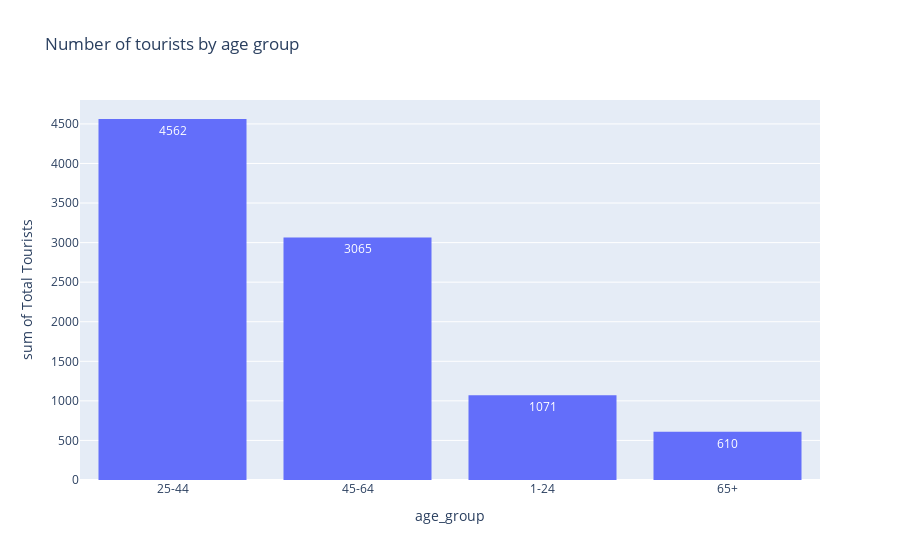

The cell this chart's notebook holds for it:
### Markdown cell above
3. Which age group visits Tanzania the most?

### Code cell
px.histogram(df[['age_group','Total_travelers']].groupby('age_group').agg({"Total_travelers": sum}) .sort_values('Total_travelers',ascending=False).reset_index(),
x='age_group', y = 'Total_travelers',text_auto=True,title='Number of tourists by age group',
labels=dict(Total_travelers='Total Tourists'))

### Figure 1 — Plotly figure (JSON) as saved in the notebook; plotly's stock layout.template omitted (floating-point values rounded to 4 significant figures)
{"data": [{"alignmentgroup": "True", "bingroup": "x", "histfunc": "sum", "hovertemplate": "age_group=%{x}<br>sum of Total Tourists=%{y}<extra></extra>", "legendgroup": "", "marker": {"color": "#636efa", "pattern": {"shape": ""}}, "name": "", "offsetgroup": "", "orientation": "v", "showlegend": false, "texttemplate": "%{value}", "type": "histogram", "x": ["25-44", "45-64", "1-24", "65+"], "xaxis": "x", "y": [4562, 3065, 1071, 610], "yaxis": "y"}], "layout": {"barmode": "relative", "legend": {"tracegroupgap": 0}, "title": {"text": "Number of tourists by age group"}, "xaxis": {"anchor": "y", "domain": [0, 1], "title": {"text": "age_group"}}, "yaxis": {"anchor": "x", "domain": [0, 1], "title": {"text": "sum of Total Tourists"}}}}
